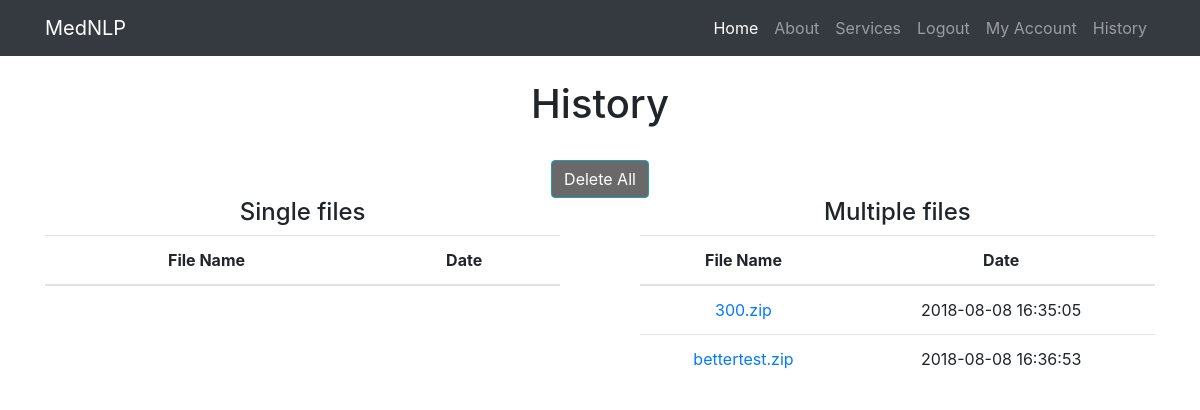
The app's page /history (signed in), older data.
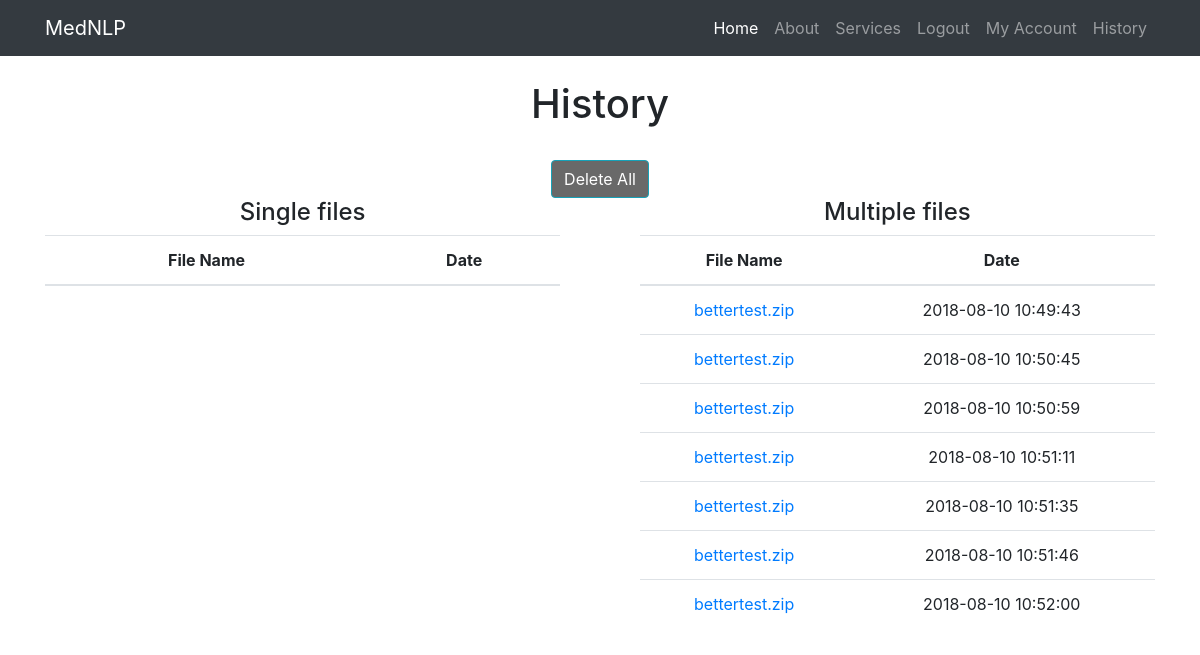
The same page, newer data.
### models.py (models this page shows, shortened)
class Group_Upload(db.Model):
    container_name = db.Column(db.String(256), primary_key=True)
    compressed_file_name_short_with_extension = db.Column(db.String(256))
    date_created = db.Column(db.DateTime, default=func.now())
    compressed_file_name_long_with_extension = db.Column(db.String(256))
    user_id = db.Column(db.Integer, db.ForeignKey("user.id"), nullable=False)

### main.py (the view)
@app.route('/history')
@login_required
def history():
    current_username  = current_user.username
    user = User.query.filter_by(username=current_username).first()
    user_id = user.id
    single_files = Single_Upload.query.filter_by(user_id=user_id)
    group_files = Group_Upload.query.filter_by(user_id=user_id)
    return render_template('history.html', title='History', single_files = single_files, group_files = group_files)

### main.py (called while the page is built)
@login_settings.user_loader
def load_user(id):
    return User.query.get(int(id))

### templates/history.html (shortened to what this page needs)
{% extends "header.html" %} {% block content %}
<br>
<h1>History</h1>
<br>
<form action="{{ url_for('delete_all') }}">
    <button type="submit"  name = "Submit" class="btn btn-info" style="color:white; background-color:dimgray"> Delete All </button>
</form>
<div class="row">
  <div class="col-sm">
    <h4> Single files</h4>
    <table class="table table-hover">
      <thead>
        <tr>
          <th scope="col">File Name</th>
          <th scope="col">Date</th>
        </tr>
      </thead>
    </table>
  </div>
  <div class="col-sm">
    <h4> Multiple files</h4>
    <table class="table table-hover">
      <thead>
        <tr>
          <th scope="col">File Name</th>
          <th scope="col">Date</th>
        </tr>
      </thead>
      <tbody>
        {% for file in group_files %}
        <tr>
          <td>
            <a href="{{ url_for('history_group', container_name=file.container_name) }}"> {{file.compressed_file_name_short_with_extension}} </a>
          </td>
          <td>{{file.date_created}}</td>
        </tr>
        {% endfor %}
      </tbody>
    </table>
  </div>
   {% endblock %}

### templates/header.html (shortened to what this page needs)
<!DOCTYPE html>
<html lang="en">
  <head>
    <link href="static/bootstrap_template/startbootstrap-bare-gh-pages/vendor/bootstrap/css/bootstrap.min.css" rel="stylesheet">
  </head>
  <body>
    <nav class="navbar navbar-expand-lg navbar-dark bg-dark fixed-top">
      <div class="container">
        <a class="navbar-brand" href="/">MedNLP</a>
        <div class="collapse navbar-collapse" id="navbarResponsive">
          <ul class="navbar-nav ml-auto">
            <li class="nav-item active">
                <a class="nav-link" href="{{ url_for('upload_file') }}">Home</a>
            </li>
            <li class="nav-item">
              <a class="nav-link" href="#">About</a>
            </li>
            <li class="nav-item">
              <a class="nav-link" href="#">Services</a>
            </li>
            <li class="nav-item">
                {% if  current_user.is_anonymous %}
                <a class="nav-link" href="{{ url_for('login') }}">Login</a>
                {% else %}
                <a class="nav-link"  href="{{ url_for('logout') }}">Logout</a>
                {% endif %}
            </li>
          <li class="nav-item">
            {% if not current_user.is_anonymous %}
            <a class="nav-link" href="{{ url_for('my_account') }}">My Account</a>
            {% endif %}
          </li>
          <li class="nav-item">
              {% if not current_user.is_anonymous %}
              <a class="nav-link" href="{{ url_for('history') }}">History</a>
              {% endif %}
            </li>
          </ul>
        </div>
      </div>
    </nav>
    <div class="container">
      <div class="row">
        <div class="col-lg-12 text-center">
          {% block content %}
			   {% endblock %}
        </div>
      </div>
    </div>
  </body>
</html>

### templates/header.html (style rules this page uses)
body { padding-top: 54px; padding-bottom: 50px; }
@media (min-width: 992px) { body { padding-top: 56px; padding-bottom: 50px; } }

Row changes from the older to the newer data that the page shows:
removed Group_Upload: compressed_file_name_short_with_extension "300.zip", date_created "2018-08-08 16:35:05"
removed Group_Upload: compressed_file_name_short_with_extension "bettertest.zip", date_created "2018-08-08 16:36:53"
added Group_Upload: compressed_file_name_short_with_extension "bettertest.zip", date_created "2018-08-10 10:49:43"
added Group_Upload: compressed_file_name_short_with_extension "bettertest.zip", date_created "2018-08-10 10:50:45"
added Group_Upload: compressed_file_name_short_with_extension "bettertest.zip", date_created "2018-08-10 10:50:59"
added Group_Upload: compressed_file_name_short_with_extension "bettertest.zip", date_created "2018-08-10 10:51:11"
added Group_Upload: compressed_file_name_short_with_extension "bettertest.zip", date_created "2018-08-10 10:51:35"
added Group_Upload: compressed_file_name_short_with_extension "bettertest.zip", date_created "2018-08-10 10:51:46"
added Group_Upload: compressed_file_name_short_with_extension "bettertest.zip", date_created "2018-08-10 10:52:00"
